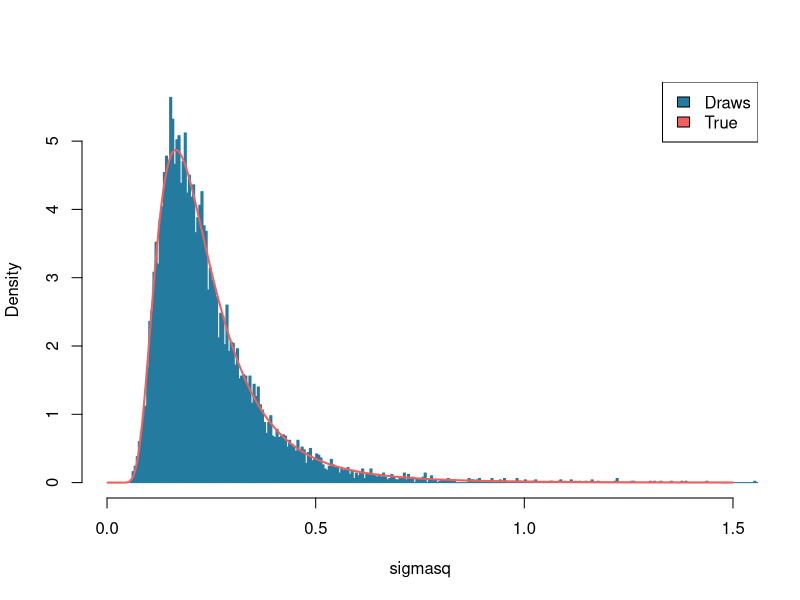
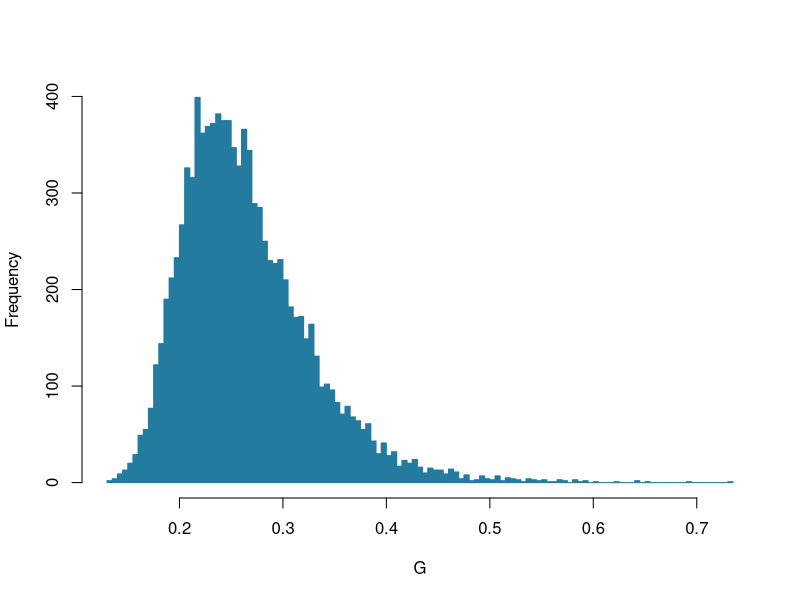
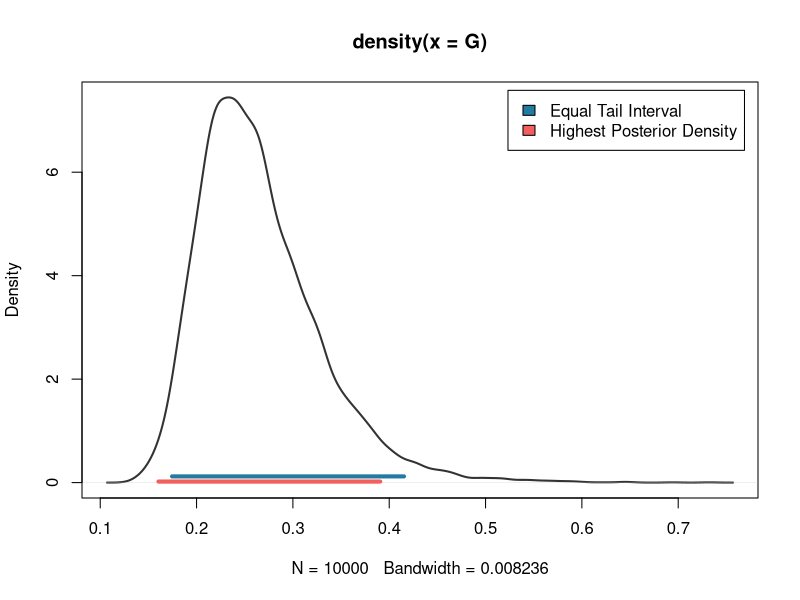

Here is the R script that generated these plots, in order:
col1 = '#247ba0'
col2 = '#f25f5c'
col3 = '#333333'
imgw = 9
imgh = 6

mu = 3.5
obs = c(14, 25, 45, 25, 30, 33, 19, 50, 34, 67)
n = length(obs)

tausq = sum((log(obs) - mu)^2) / (n)

chiDraw = function(nDraws){
  draws = rchisq(nDraws, n)
  sigmasq = n * tausq / draws
  return (sigmasq)
}

nDraws = 10000
sigmasq = chiDraw(nDraws)

s = seq(0, 1.5, length.out = 1000)
exp_part = exp( ((-n*tausq) / (2*s)) ) / (s^(1+n/2))
constant = ((tausq * n/2)^(n/2)) / (factorial(n/2-1))
CDF = constant * exp_part

pdf('plots/2-chi-squared.pdf', width=imgw, height=imgh)
  hist(sigmasq, 500, col=col1, border=col1, main='', freq=FALSE, xlim=c(0,1.5))
  lines(s, CDF, col=col2, lwd=2)
  legend('topright', c('Draws', 'True'), fill=c(col1, col2))
dev.off()

## 2.b Gini
vals = sqrt(sigmasq/2)
G = 2 * pnorm(vals) - 1

pdf('plots/2-g.pdf', width=imgw, height=imgh)
  hist(G, 100, col=col1, border=col1, main='')
dev.off()


## 2.c Credible Intervals

# Equal tail interval
x_eti = quantile(G, probs=c(0.025, 0.975))

# Highest Posterior Density
dg = density(G)
ordered_x = dg$x[order(-dg$y)]
ordered_y = dg$y[order(-dg$y)]
  
cur = 0
for(i in 1:length(dg$y)){
  cur = cur + ordered_y[i]
  if(cur / sum(dg$y) >= 0.95){
    break
  }
}
x_hpd = c(min(ordered_x[1:i]), max(ordered_x[1:i]))

pdf('plots/2-credible-intervals.pdf', width=imgw, height=imgh)
  plot(dg, col=col3, lwd=2)
  lines(x_eti, rep(0.12, 2), col=col1, lwd=4)
  lines(x_hpd, rep(0.02, 2), col=col2, lwd=4)
  legend("topright", 
         legend = c("Equal Tail Interval","Highest Posterior Density"),
         fill = c(col1, col2),
         inset = 0.02)
dev.off()


